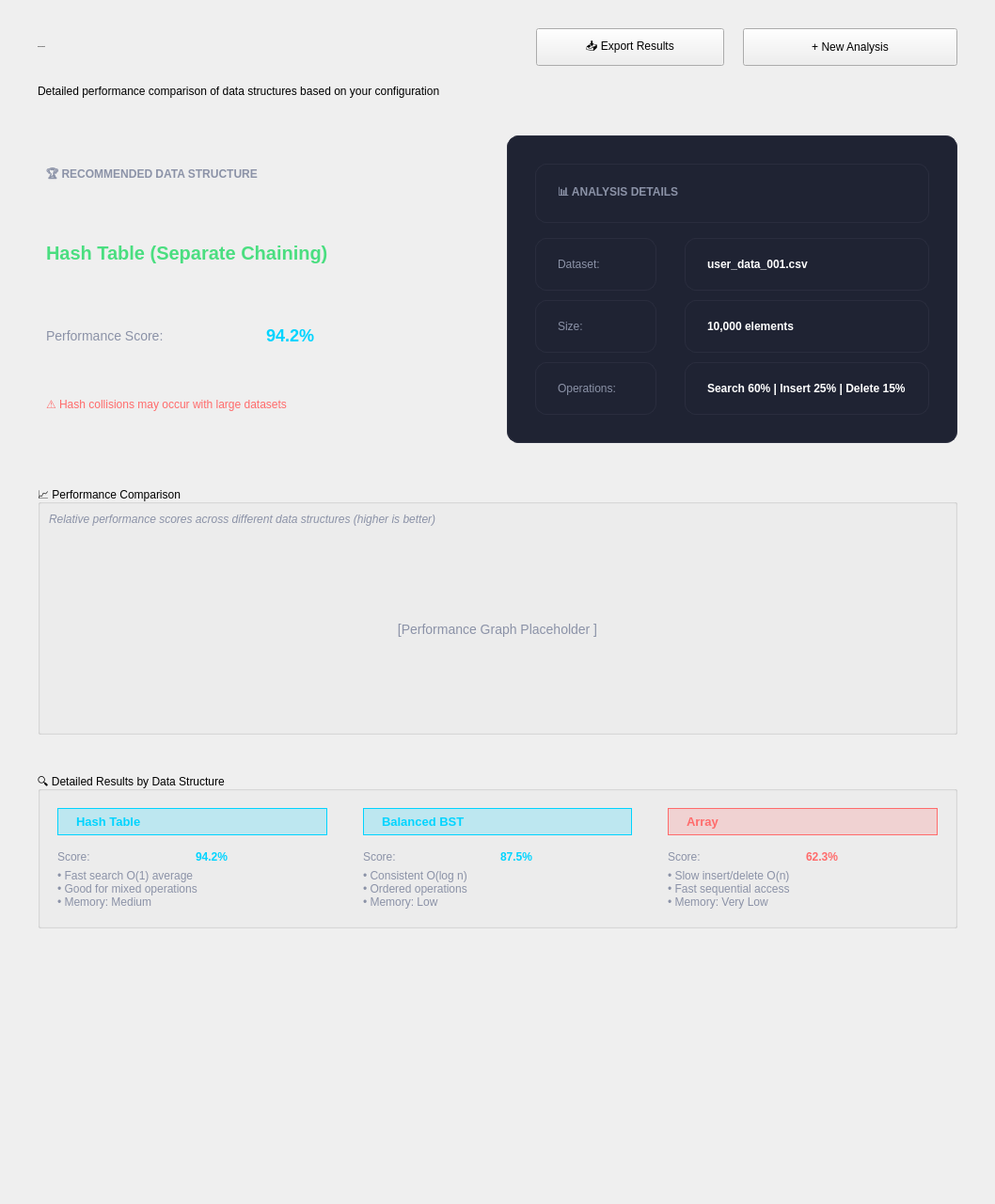
<?xml version="1.0" encoding="UTF-8"?>
<ui version="4.0">
 <class>Results</class>
 <widget class="QWidget" name="Results">
  <property name="geometry">
   <rect>
    <x>0</x>
    <y>0</y>
    <width>1058</width>
    <height>1280</height>
   </rect>
  </property>
  <property name="windowTitle">
   <string>Analysis Results - DSA Optimizer</string>
  </property>
  <property name="styleSheet">
   <string notr="true">/* Main Widget - Deep Space Gradient (matches dashboard) */
Results {
    background: qlineargradient(
        spread:pad, x1:0, y1:0, x2:1, y2:1,
        stop:0 #0d1117,
        stop:0.5 #151b25,
        stop:1 #0d1117
    );
}

/* Content Area */
#contentArea {
    background: transparent;
}

/* Page Title */
#pageTitle {
    color: #ffffff;
    font-size: 38px;
    font-weight: 700;
    letter-spacing: -0.5px;
}

#pageSubtitle {
    color: rgba(160, 180, 210, 0.8);
    font-size: 14px;
}

/* Group Boxes - Frosted Glass */
QGroupBox {
    background: rgba(255, 255, 255, 0.04);
    border: 1px solid rgba(255, 255, 255, 0.08);
    border-radius: 16px;
    padding: 20px;
    margin-top: 15px;
    color: #ffffff;
    font-size: 14px;
    font-weight: 600;
}

QGroupBox::title {
    subcontrol-origin: margin;
    subcontrol-position: top left;
    padding: 4px 12px;
    background: #1f2333;
    border-radius: 8px;
    color: #ffffff;
    font-size: 14px;
}

/* Labels */
QLabel {
    color: rgba(200, 210, 230, 0.9);
}

/* Result Cards - Frosted Glass */
QFrame#resultCard, QFrame#resultCard_2, QFrame#resultCard_3, QFrame#resultCard_4 {
    background: rgba(255, 255, 255, 0.04);
    border: 1px solid rgba(255, 255, 255, 0.08);
    border-radius: 16px;
    padding: 15px;
}

/* Top Performer Card - Glowing Glass */
QFrame#topPerformerCard {
    background: rgba(0, 212, 255, 0.08);
    border: 1px solid rgba(0, 212, 255, 0.3);
    border-radius: 16px;
    padding: 20px;
}

/* Analysis Info Card */
QFrame#analysisInfoCard {
    background: rgba(255, 255, 255, 0.04);
    border: 1px solid rgba(255, 255, 255, 0.08);
    border-radius: 16px;
    padding: 20px;
}

/* New Analysis Button - Glowing Primary */
QPushButton#newAnalysisButton {
    background: qlineargradient(
        spread:pad, x1:0, y1:0, x2:1, y2:1,
        stop:0 #00d4ff,
        stop:0.5 #00b8e6,
        stop:1 #0099cc
    );
    color: #ffffff;
    border: none;
    border-radius: 12px;
    padding: 12px 24px;
    font-size: 15px;
    font-weight: 600;
    min-width: 180px;
    min-height: 30px;
}

QPushButton#newAnalysisButton:hover {
    background: qlineargradient(
        spread:pad, x1:0, y1:0, x2:1, y2:1,
        stop:0 #33dfff,
        stop:0.5 #00c8f5,
        stop:1 #00a8dd
    );
}

/* Export Button - Frosted Glass */
QPushButton#exportButton {
    background: rgba(255, 255, 255, 0.06);
    color: rgba(220, 230, 245, 0.9);
    border: 1px solid rgba(255, 255, 255, 0.12);
    border-radius: 12px;
    padding: 12px 24px;
    font-size: 14px;
    font-weight: 500;
    min-width: 150px;
    min-height: 30px;
}

QPushButton#exportButton:hover {
    background: rgba(0, 212, 255, 0.12);
    border: 1px solid rgba(0, 212, 255, 0.35);
    color: #ffffff;
}

/* Settings Button - Icon Glow */
QPushButton#settingsButton {
    background-color: transparent;
    border: none;
    border-radius: 10px;
    padding: 6px;
}

QPushButton#settingsButton:hover {
    background: rgba(0, 212, 255, 0.12);
}

/* Graph Placeholder */
QFrame#graphPlaceholder {
    background: rgba(255, 255, 255, 0.02);
    border: 1px solid rgba(255, 255, 255, 0.05);
    border-radius: 12px;
}

/* Scroll Area */
QScrollArea {
    border: none;
    background-color: transparent;
}

QScrollArea > QWidget > QWidget {
    background-color: transparent;
}

/* Scrollbar - Glass Style */
QScrollBar:vertical {
    background: rgba(255, 255, 255, 0.02);
    width: 8px;
    border-radius: 4px;
}

QScrollBar::handle:vertical {
    background: rgba(0, 212, 255, 0.3);
    border-radius: 4px;
    min-height: 40px;
}

QScrollBar::handle:vertical:hover {
    background: rgba(0, 212, 255, 0.5);
}

QScrollBar::add-line:vertical, QScrollBar::sub-line:vertical {
    height: 0px;
}

/* Scroll Content */
#scrollContentWidget {
    background: transparent;
}</string>
  </property>
  <layout class="QVBoxLayout" name="mainLayout">
   <property name="spacing">
    <number>0</number>
   </property>
   <property name="leftMargin">
    <number>0</number>
   </property>
   <property name="topMargin">
    <number>0</number>
   </property>
   <property name="rightMargin">
    <number>0</number>
   </property>
   <property name="bottomMargin">
    <number>0</number>
   </property>
   <item>
    <widget class="QScrollArea" name="scrollArea">
     <property name="frameShape">
      <enum>QFrame::Shape::NoFrame</enum>
     </property>
     <property name="verticalScrollBarPolicy">
      <enum>Qt::ScrollBarPolicy::ScrollBarAsNeeded</enum>
     </property>
     <property name="horizontalScrollBarPolicy">
      <enum>Qt::ScrollBarPolicy::ScrollBarAlwaysOff</enum>
     </property>
     <property name="widgetResizable">
      <bool>true</bool>
     </property>
     <widget class="QWidget" name="scrollContentWidget">
      <property name="objectName">
       <string>scrollContentWidget</string>
      </property>
      <layout class="QVBoxLayout" name="verticalLayout_2">
       <property name="spacing">
        <number>20</number>
       </property>
       <property name="leftMargin">
        <number>40</number>
       </property>
       <property name="topMargin">
        <number>30</number>
       </property>
       <property name="rightMargin">
        <number>40</number>
       </property>
       <property name="bottomMargin">
        <number>30</number>
       </property>
       <item>
        <layout class="QHBoxLayout" name="horizontalLayout_3">
         <item>
          <widget class="QLabel" name="pageTitle">
           <property name="font">
            <font>
             <pointsize>-1</pointsize>
             <bold>true</bold>
            </font>
           </property>
           <property name="text">
            <string>Analysis Results</string>
           </property>
          </widget>
         </item>
         <item>
          <spacer name="horizontalSpacer">
           <property name="orientation">
            <enum>Qt::Orientation::Horizontal</enum>
           </property>
           <property name="sizeHint" stdset="0">
            <size>
             <width>40</width>
             <height>20</height>
            </size>
           </property>
          </spacer>
         </item>
         <item>
          <widget class="QPushButton" name="exportButton">
           <property name="minimumSize">
            <size>
             <width>200</width>
             <height>40</height>
            </size>
           </property>
           <property name="text">
            <string>📥 Export Results</string>
           </property>
          </widget>
         </item>
         <item>
          <widget class="QPushButton" name="newAnalysisButton">
           <property name="minimumSize">
            <size>
             <width>228</width>
             <height>40</height>
            </size>
           </property>
           <property name="text">
            <string>+ New Analysis</string>
           </property>
          </widget>
         </item>
        </layout>
       </item>
       <item>
        <widget class="QLabel" name="pageSubtitle">
         <property name="text">
          <string>Detailed performance comparison of data structures based on your configuration</string>
         </property>
        </widget>
       </item>
       <item>
        <spacer name="verticalSpacer_3">
         <property name="orientation">
          <enum>Qt::Orientation::Vertical</enum>
         </property>
         <property name="sizeType">
          <enum>QSizePolicy::Policy::Fixed</enum>
         </property>
         <property name="sizeHint" stdset="0">
          <size>
           <width>20</width>
           <height>20</height>
          </size>
         </property>
        </spacer>
       </item>
       <item>
        <layout class="QHBoxLayout" name="horizontalLayout_4">
         <item>
          <widget class="QFrame" name="topPerformerCard">
           <layout class="QVBoxLayout" name="verticalLayout_3">
            <item>
             <widget class="QLabel" name="recommendationLabel">
              <property name="styleSheet">
               <string notr="true">color: #8b92a7; font-size: 12px; font-weight: bold;</string>
              </property>
              <property name="text">
               <string>🏆 RECOMMENDED DATA STRUCTURE</string>
              </property>
             </widget>
            </item>
            <item>
             <spacer name="verticalSpacer_4">
              <property name="orientation">
               <enum>Qt::Orientation::Vertical</enum>
              </property>
              <property name="sizeType">
               <enum>QSizePolicy::Policy::Fixed</enum>
              </property>
              <property name="sizeHint" stdset="0">
               <size>
                <width>20</width>
                <height>10</height>
               </size>
              </property>
             </spacer>
            </item>
            <item>
             <widget class="QLabel" name="recommendationText">
              <property name="styleSheet">
               <string notr="true">color: #4ade80; font-size: 20px; font-weight: bold;</string>
              </property>
              <property name="text">
               <string>Hash Table (Separate Chaining)</string>
              </property>
             </widget>
            </item>
            <item>
             <spacer name="verticalSpacer_5">
              <property name="orientation">
               <enum>Qt::Orientation::Vertical</enum>
              </property>
              <property name="sizeType">
               <enum>QSizePolicy::Policy::Fixed</enum>
              </property>
              <property name="sizeHint" stdset="0">
               <size>
                <width>20</width>
                <height>15</height>
               </size>
              </property>
             </spacer>
            </item>
            <item>
             <layout class="QHBoxLayout" name="horizontalLayout_5">
              <item>
               <widget class="QLabel" name="performanceLabel">
                <property name="styleSheet">
                 <string notr="true">color: #8b92a7; font-size: 14px;</string>
                </property>
                <property name="text">
                 <string>Performance Score:</string>
                </property>
               </widget>
              </item>
              <item>
               <widget class="QLabel" name="performanceValue">
                <property name="styleSheet">
                 <string notr="true">color: #00d4ff; font-size: 18px; font-weight: bold;</string>
                </property>
                <property name="text">
                 <string>94.2%</string>
                </property>
               </widget>
              </item>
             </layout>
            </item>
            <item>
             <widget class="QLabel" name="warningText">
              <property name="styleSheet">
               <string notr="true">color: #ff6b6b; font-size: 12px;</string>
              </property>
              <property name="text">
               <string>⚠️ Hash collisions may occur with large datasets</string>
              </property>
             </widget>
            </item>
           </layout>
          </widget>
         </item>
         <item>
          <widget class="QFrame" name="analysisInfoCard">
           <property name="styleSheet">
            <string notr="true">background-color: #1f2333; border: 1px solid #2a2d3e; border-radius: 12px; padding: 20px;</string>
           </property>
           <layout class="QVBoxLayout" name="verticalLayout_4">
            <item>
             <widget class="QLabel" name="analysisInfoLabel">
              <property name="styleSheet">
               <string notr="true">color: #8b92a7; font-size: 12px; font-weight: bold;</string>
              </property>
              <property name="text">
               <string>📊 ANALYSIS DETAILS</string>
              </property>
             </widget>
            </item>
            <item>
             <spacer name="verticalSpacer_6">
              <property name="orientation">
               <enum>Qt::Orientation::Vertical</enum>
              </property>
              <property name="sizeType">
               <enum>QSizePolicy::Policy::Fixed</enum>
              </property>
              <property name="sizeHint" stdset="0">
               <size>
                <width>20</width>
                <height>10</height>
               </size>
              </property>
             </spacer>
            </item>
            <item>
             <layout class="QGridLayout" name="gridLayout">
              <property name="horizontalSpacing">
               <number>30</number>
              </property>
              <property name="verticalSpacing">
               <number>10</number>
              </property>
              <item row="0" column="0">
               <widget class="QLabel" name="datasetLabel">
                <property name="styleSheet">
                 <string notr="true">color: #8b92a7;</string>
                </property>
                <property name="text">
                 <string>Dataset:</string>
                </property>
               </widget>
              </item>
              <item row="0" column="1">
               <widget class="QLabel" name="datasetValue">
                <property name="styleSheet">
                 <string notr="true">color: #ffffff; font-weight: bold;</string>
                </property>
                <property name="text">
                 <string>user_data_001.csv</string>
                </property>
               </widget>
              </item>
              <item row="1" column="0">
               <widget class="QLabel" name="sizeLabel">
                <property name="styleSheet">
                 <string notr="true">color: #8b92a7;</string>
                </property>
                <property name="text">
                 <string>Size:</string>
                </property>
               </widget>
              </item>
              <item row="1" column="1">
               <widget class="QLabel" name="sizeValue">
                <property name="styleSheet">
                 <string notr="true">color: #ffffff; font-weight: bold;</string>
                </property>
                <property name="text">
                 <string>10,000 elements</string>
                </property>
               </widget>
              </item>
              <item row="2" column="0">
               <widget class="QLabel" name="operationsLabel">
                <property name="styleSheet">
                 <string notr="true">color: #8b92a7;</string>
                </property>
                <property name="text">
                 <string>Operations:</string>
                </property>
               </widget>
              </item>
              <item row="2" column="1">
               <widget class="QLabel" name="operationsValue">
                <property name="styleSheet">
                 <string notr="true">color: #ffffff; font-weight: bold;</string>
                </property>
                <property name="text">
                 <string>Search 60% | Insert 25% | Delete 15%</string>
                </property>
               </widget>
              </item>
             </layout>
            </item>
           </layout>
          </widget>
         </item>
        </layout>
       </item>
       <item>
        <spacer name="verticalSpacer_7">
         <property name="orientation">
          <enum>Qt::Orientation::Vertical</enum>
         </property>
         <property name="sizeType">
          <enum>QSizePolicy::Policy::Fixed</enum>
         </property>
         <property name="sizeHint" stdset="0">
          <size>
           <width>20</width>
           <height>25</height>
          </size>
         </property>
        </spacer>
       </item>
       <item>
        <widget class="QGroupBox" name="graphGroup">
         <property name="title">
          <string>📈 Performance Comparison</string>
         </property>
         <layout class="QVBoxLayout" name="verticalLayout_5">
          <property name="spacing">
           <number>10</number>
          </property>
          <item>
           <widget class="QLabel" name="graphHint">
            <property name="styleSheet">
             <string notr="true">color: #8b92a7; font-style: italic; font-size: 12px;</string>
            </property>
            <property name="text">
             <string>Relative performance scores across different data structures (higher is better)</string>
            </property>
           </widget>
          </item>
          <item>
           <widget class="QFrame" name="graphPlaceholder">
            <property name="minimumSize">
             <size>
              <width>0</width>
              <height>200</height>
             </size>
            </property>
            <layout class="QVBoxLayout" name="verticalLayout_6">
             <property name="spacing">
              <number>0</number>
             </property>
             <property name="leftMargin">
              <number>20</number>
             </property>
             <property name="topMargin">
              <number>20</number>
             </property>
             <property name="rightMargin">
              <number>20</number>
             </property>
             <property name="bottomMargin">
              <number>20</number>
             </property>
             <item>
              <widget class="QLabel" name="graphText">
               <property name="styleSheet">
                <string notr="true">color: #8b92a7; text-align: center; font-size: 14px;</string>
               </property>
               <property name="text">
                <string>[Performance Graph Placeholder ]</string>
               </property>
               <property name="alignment">
                <set>Qt::AlignmentFlag::AlignCenter</set>
               </property>
              </widget>
             </item>
            </layout>
           </widget>
          </item>
         </layout>
        </widget>
       </item>
       <item>
        <spacer name="verticalSpacer_8">
         <property name="orientation">
          <enum>Qt::Orientation::Vertical</enum>
         </property>
         <property name="sizeType">
          <enum>QSizePolicy::Policy::Fixed</enum>
         </property>
         <property name="sizeHint" stdset="0">
          <size>
           <width>20</width>
           <height>20</height>
          </size>
         </property>
        </spacer>
       </item>
       <item>
        <widget class="QGroupBox" name="detailedResultsGroup">
         <property name="title">
          <string>🔍 Detailed Results by Data Structure</string>
         </property>
         <layout class="QVBoxLayout" name="verticalLayout_7">
          <property name="spacing">
           <number>15</number>
          </property>
          <item>
           <layout class="QGridLayout" name="resultsGrid">
            <property name="horizontalSpacing">
             <number>20</number>
            </property>
            <property name="verticalSpacing">
             <number>15</number>
            </property>
            <item row="0" column="0">
             <widget class="QFrame" name="resultCard">
              <layout class="QVBoxLayout" name="verticalLayout_8">
               <item>
                <widget class="QLabel" name="dsTag1">
                 <property name="styleSheet">
                  <string notr="true">background-color: rgba(0, 212, 255, 0.2); border: 1px solid #00d4ff; border-radius: 16px; padding: 6px 16px; color: #00d4ff; font-size: 13px; font-weight: bold;</string>
                 </property>
                 <property name="text">
                  <string>Hash Table</string>
                 </property>
                </widget>
               </item>
               <item>
                <spacer name="verticalSpacer_9">
                 <property name="orientation">
                  <enum>Qt::Orientation::Vertical</enum>
                 </property>
                 <property name="sizeType">
                  <enum>QSizePolicy::Policy::Fixed</enum>
                 </property>
                 <property name="sizeHint" stdset="0">
                  <size>
                   <width>20</width>
                   <height>10</height>
                  </size>
                 </property>
                </spacer>
               </item>
               <item>
                <layout class="QHBoxLayout" name="horizontalLayout_6">
                 <item>
                  <widget class="QLabel" name="label_10">
                   <property name="styleSheet">
                    <string notr="true">color: #8b92a7;</string>
                   </property>
                   <property name="text">
                    <string>Score:</string>
                   </property>
                  </widget>
                 </item>
                 <item>
                  <widget class="QLabel" name="hashScore">
                   <property name="styleSheet">
                    <string notr="true">color: #00d4ff; font-weight: bold;</string>
                   </property>
                   <property name="text">
                    <string>94.2%</string>
                   </property>
                  </widget>
                 </item>
                </layout>
               </item>
               <item>
                <widget class="QLabel" name="hashNotes">
                 <property name="styleSheet">
                  <string notr="true">color: #8b92a7; font-size: 12px;</string>
                 </property>
                 <property name="text">
                  <string>• Fast search O(1) average
• Good for mixed operations
• Memory: Medium</string>
                 </property>
                </widget>
               </item>
              </layout>
             </widget>
            </item>
            <item row="0" column="1">
             <widget class="QFrame" name="resultCard_2">
              <layout class="QVBoxLayout" name="verticalLayout_9">
               <item>
                <widget class="QLabel" name="dsTag2">
                 <property name="styleSheet">
                  <string notr="true">background-color: rgba(0, 212, 255, 0.2); border: 1px solid #00d4ff; border-radius: 16px; padding: 6px 16px; color: #00d4ff; font-size: 13px; font-weight: bold;</string>
                 </property>
                 <property name="text">
                  <string>Balanced BST</string>
                 </property>
                </widget>
               </item>
               <item>
                <spacer name="verticalSpacer_10">
                 <property name="orientation">
                  <enum>Qt::Orientation::Vertical</enum>
                 </property>
                 <property name="sizeType">
                  <enum>QSizePolicy::Policy::Fixed</enum>
                 </property>
                 <property name="sizeHint" stdset="0">
                  <size>
                   <width>20</width>
                   <height>10</height>
                  </size>
                 </property>
                </spacer>
               </item>
               <item>
                <layout class="QHBoxLayout" name="horizontalLayout_7">
                 <item>
                  <widget class="QLabel" name="label_12">
                   <property name="styleSheet">
                    <string notr="true">color: #8b92a7;</string>
                   </property>
                   <property name="text">
                    <string>Score:</string>
                   </property>
                  </widget>
                 </item>
                 <item>
                  <widget class="QLabel" name="bstScore">
                   <property name="styleSheet">
                    <string notr="true">color: #00d4ff; font-weight: bold;</string>
                   </property>
                   <property name="text">
                    <string>87.5%</string>
                   </property>
                  </widget>
                 </item>
                </layout>
               </item>
               <item>
                <widget class="QLabel" name="bstNotes">
                 <property name="styleSheet">
                  <string notr="true">color: #8b92a7; font-size: 12px;</string>
                 </property>
                 <property name="text">
                  <string>• Consistent O(log n)
• Ordered operations
• Memory: Low</string>
                 </property>
                </widget>
               </item>
              </layout>
             </widget>
            </item>
            <item row="0" column="2">
             <widget class="QFrame" name="resultCard_3">
              <layout class="QVBoxLayout" name="verticalLayout_10">
               <item>
                <widget class="QLabel" name="dsTag3">
                 <property name="styleSheet">
                  <string notr="true">background-color: rgba(255, 107, 107, 0.2); border: 1px solid #ff6b6b; border-radius: 16px; padding: 6px 16px; color: #ff6b6b; font-size: 13px; font-weight: bold;</string>
                 </property>
                 <property name="text">
                  <string>Array</string>
                 </property>
                </widget>
               </item>
               <item>
                <spacer name="verticalSpacer_11">
                 <property name="orientation">
                  <enum>Qt::Orientation::Vertical</enum>
                 </property>
                 <property name="sizeType">
                  <enum>QSizePolicy::Policy::Fixed</enum>
                 </property>
                 <property name="sizeHint" stdset="0">
                  <size>
                   <width>20</width>
                   <height>10</height>
                  </size>
                 </property>
                </spacer>
               </item>
               <item>
                <layout class="QHBoxLayout" name="horizontalLayout_8">
                 <item>
                  <widget class="QLabel" name="label_14">
                   <property name="styleSheet">
                    <string notr="true">color: #8b92a7;</string>
                   </property>
                   <property name="text">
                    <string>Score:</string>
                   </property>
                  </widget>
                 </item>
                 <item>
                  <widget class="QLabel" name="arrayScore">
                   <property name="styleSheet">
                    <string notr="true">color: #ff6b6b; font-weight: bold;</string>
                   </property>
                   <property name="text">
                    <string>62.3%</string>
                   </property>
                  </widget>
                 </item>
                </layout>
               </item>
               <item>
                <widget class="QLabel" name="arrayNotes">
                 <property name="styleSheet">
                  <string notr="true">color: #8b92a7; font-size: 12px;</string>
                 </property>
                 <property name="text">
                  <string>• Slow insert/delete O(n)
• Fast sequential access
• Memory: Very Low</string>
                 </property>
                </widget>
               </item>
              </layout>
             </widget>
            </item>
           </layout>
          </item>
         </layout>
        </widget>
       </item>
       <item>
        <spacer name="verticalSpacer_12">
         <property name="orientation">
          <enum>Qt::Orientation::Vertical</enum>
         </property>
         <property name="sizeHint" stdset="0">
          <size>
           <width>20</width>
           <height>40</height>
          </size>
         </property>
        </spacer>
       </item>
      </layout>
     </widget>
    </widget>
   </item>
  </layout>
 </widget>
 <resources>
  <include location="../resources/resources.qrc"/>
 </resources>
 <connections/>
</ui>
